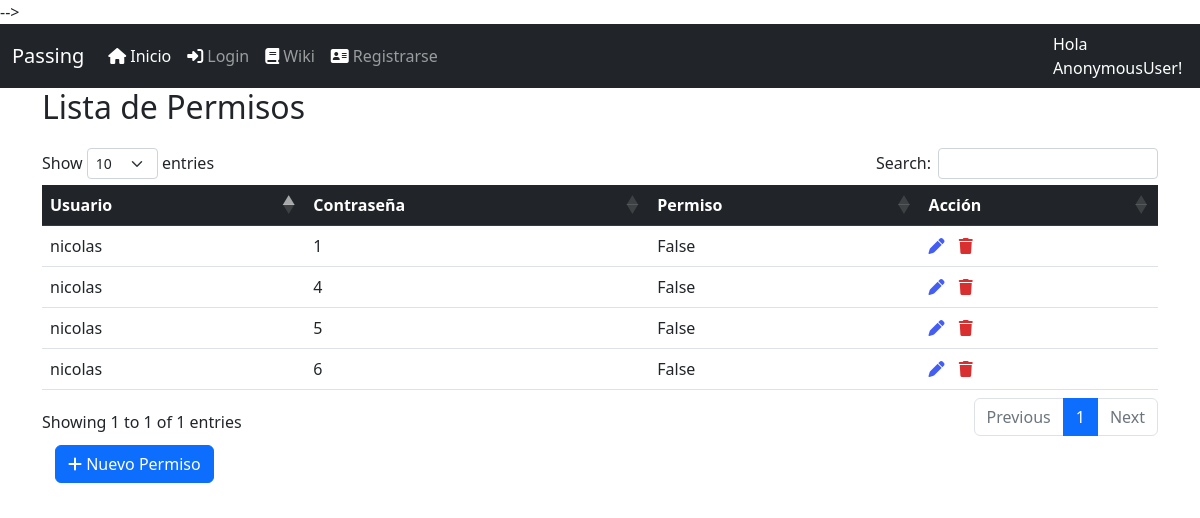
/perm/permissionlist, run on the app's committed database.
### permission/models.py (models this page shows, shortened)
class ContraPermission(models.Model):
    user_id = models.ForeignKey(CustomUser, on_delete=models.CASCADE)
    contra_id = models.ForeignKey(Contrasena, on_delete=models.CASCADE)
    permission = models.CharField(max_length=20, null=True)
    perm_active = models.BooleanField(default = True)
    created = models.DateTimeField(auto_now=True)
    updated = models.DateTimeField(auto_now_add=True)

### login/models.py (models this page shows)
class CustomUser(AbstractUser):
    permiso_contra = models.CharField(max_length=2000,null=True)

### passbase/models.py (models this page shows, shortened)
class Contrasena(models.Model):
    nombre_contra = models.CharField(max_length=20, unique=True)
    seccion = models.ForeignKey(SeccionContra, on_delete=models.CASCADE)
    link = models.CharField(max_length=265)
    usuario = models.CharField(max_length=60)
    contraseña = models.CharField(max_length=60)
    info = models.CharField(max_length=260)
    active = models.BooleanField(default=True)
    created = models.DateTimeField(auto_now=True)
    updated = models.DateTimeField(auto_now_add=True)
    def __str__(self):
        return str(self.id)

### permission/views.py (the view)
# urls.py: path('permissionlist',PermissionListView.as_view(), name='permissionlist'),
class PermissionListView(ListView):
    model = ContraPermission
    template_name = 'listpermission.html'
    def get_context_data(self, **kwargs):
        context = super().get_context_data(**kwargs)
        context['title'] = 'Lista de Permisos'
        return context
    def get_queryset(self):
        return ContraPermission.objects.all()

### templates/listpermission.html (shortened to what this page needs)
<!DOCTYPE html>
{% extends 'base.html'%}
{% load static %}
{% block head %}
<link rel="stylesheet" href="{% static 'lib/datatables-1.13.1/css/dataTables.bootstrap5.min.css' %}"/>
<link rel="stylesheet" href="{% static 'lib/datatables-1.13.1/plugins/responsive-2.4.0/css/responsive.bootstrap5.min.css' %}"/>
{% endblock %}
{% block content %}
<div class="container" style="height: 60px;">
    <h2>{{title}}</h2>
</div>
    <div class="container">
            <table class="table" id="data">
                <thead class="table-dark">
                    <tr >
                        <th scope="col">Usuario</th>
                        <th scope="col">Contraseña</th>
                        <th scope="col">Permiso</th>
                        <th scope="col">Acción</th>
                    </tr>
                </thead>
                <tbody>
                    {% for perm in object_list %}
                    <tr>
                        <td>{{ perm.user_id }}</td>
                        <td>{{ perm.contra_id }}</td>
                        <td>{{ perm.permission }}</td>
                        <td> <a href=" # "<i class="fas fa-pen" style="margin-right:10px; text-decoration-line: None;color: rgb(68, 94, 243);"></i></a>
                            <a href=" # "<i class="fas fa-trash" style="margin-right:10px; text-decoration-line: None; color: rgb(216, 48, 48);"></i></a>
                            </td>
                    </tr>
                </tbody>
                    {% endfor %}
            </table>
            <div>
                <button class="btn">
                    <a class="btn btn-primary btn-flat" href = "#">
                    <i class="fas fa-plus"></i> Nuevo Permiso </a>
                </button>
            </div>
    </div>
{% endblock %}

### data on the page
ContraPermission: user_id "nicolas", contra_id "1", permission "False"
ContraPermission: user_id "nicolas", contra_id "4", permission "False"
ContraPermission: user_id "nicolas", contra_id "5", permission "False"
ContraPermission: user_id "nicolas", contra_id "6", permission "False"

### other printed values
{{ request.user }} "AnonymousUser"
{{ title }} "Lista de Permisos"
